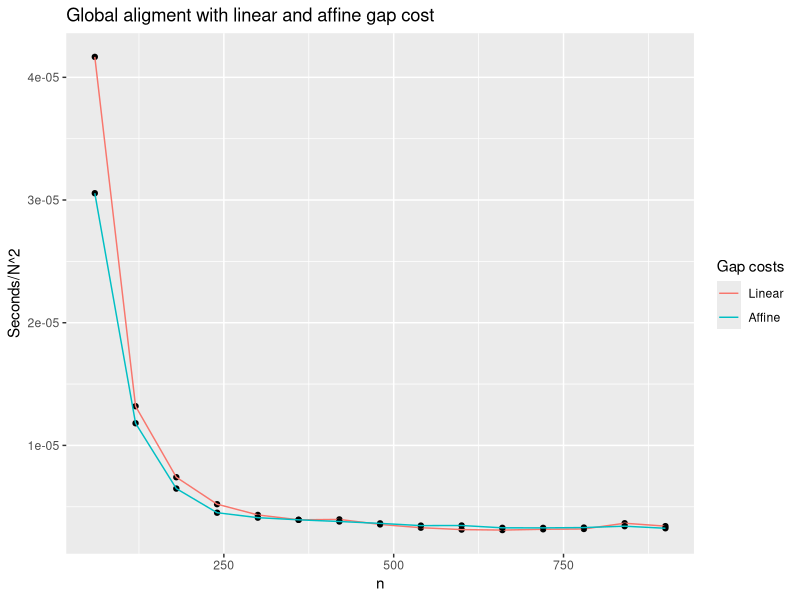

This chart was generated by the following R code:
## ---- chunk 1
knitr::opts_chunk$set(echo = TRUE)
## ---- chunk 2
library(tidyverse)
# library(readxl)
## ---- chunk 3

times_linear <- read.table("Output/times_linearCost.txt")
Ns <- times_linear$V1[c(T,F)]
secs_linear <- times_linear$V1[c(F,T)]

times_affine <- read.table("Output/times_affineCost.txt")
secs_affine <- times_affine$V1[c(F,T)]
# Ns_affine <- times_affine$V1[c(T,F)]

timings <- data.frame(n = Ns, linear = secs_linear, affine = secs_affine)

time_plot <- ggplot(data=timings)+
  geom_point(aes(x=n,y=linear/n^2))+
  geom_line(aes(x=n,y=linear/n^2,color="darkblue"))+
  geom_point(aes(x=n,y=affine/n^2))+
  geom_line(aes(x=n,y=affine/n^2,color="red"))+
  ggtitle("Global aligment with linear and affine gap cost")+
  ylab("Seconds/N^2")+
  scale_color_discrete(name = "Gap costs", labels = c("Linear", "Affine"))

time_plot
